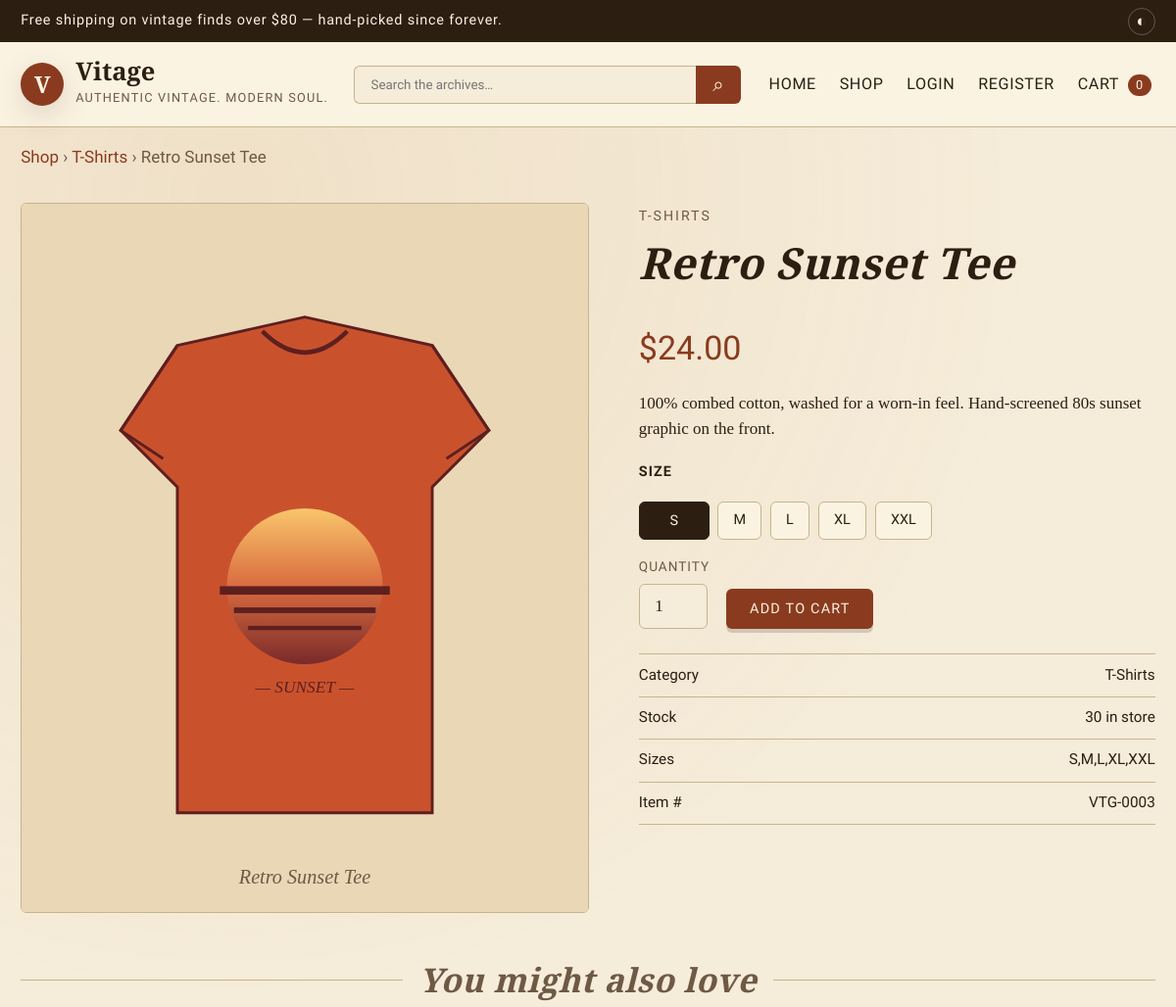
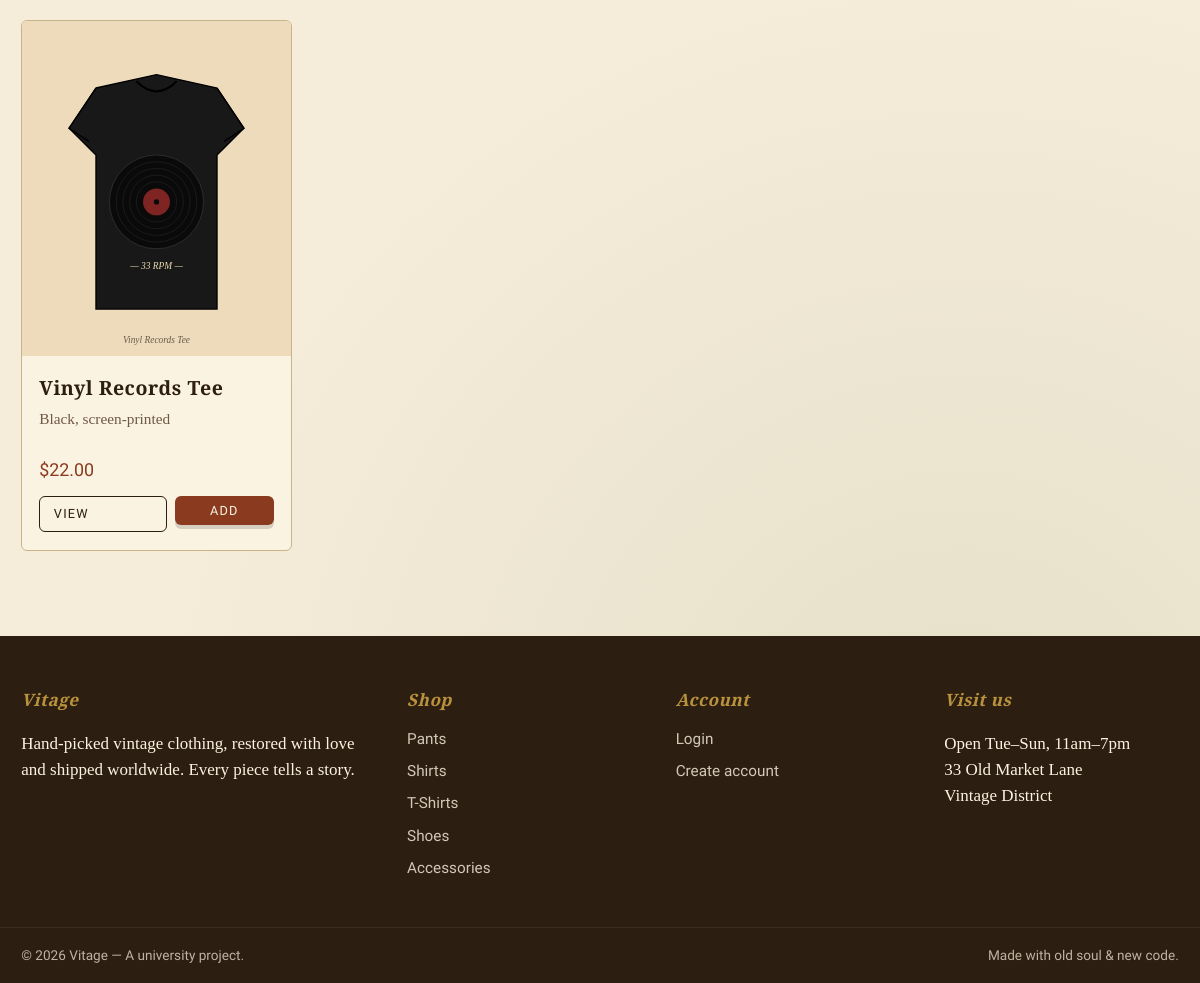
The app's page /product.php?id=3 with its own data (2 pictures, top to bottom).
### tables this page shows
CREATE TABLE products (
    id              INT AUTO_INCREMENT PRIMARY KEY,
    category_id     INT NOT NULL,
    name            VARCHAR(150) NOT NULL,
    short_desc      VARCHAR(255) DEFAULT NULL,
    description     TEXT,
    price           DECIMAL(10,2) NOT NULL,
    stock           INT NOT NULL DEFAULT 0,
    sizes           VARCHAR(120) DEFAULT 'S,M,L',
    image_1         VARCHAR(255) DEFAULT NULL,
    image_2         VARCHAR(255) DEFAULT NULL,
    image_3         VARCHAR(255) DEFAULT NULL,
    is_featured     TINYINT(1) NOT NULL DEFAULT 0,
    views           INT NOT NULL DEFAULT 0,
    created_at      TIMESTAMP NOT NULL DEFAULT CURRENT_TIMESTAMP,
    CONSTRAINT fk_products_category FOREIGN KEY (category_id)
        REFERENCES categories(id) ON DELETE CASCADE
);

CREATE TABLE categories (
    id          INT AUTO_INCREMENT PRIMARY KEY,
    name        VARCHAR(80) NOT NULL UNIQUE,
    slug        VARCHAR(80) NOT NULL UNIQUE,
    description VARCHAR(255) DEFAULT NULL
);

### includes/functions.php (called while the page is built, shortened)
<?php
function base_url(): string {
    static $base = null;
    if ($base !== null) return $base;
    $script = str_replace('\\', '/', dirname($_SERVER['SCRIPT_NAME']));
    $script = preg_replace('#/(admin|api)(/.*)?$#', '', $script);
    $base = rtrim($script, '/');
    return $base;
}
function url(string $path = ''): string {
    return base_url() . '/' . ltrim($path, '/');
}
function e(?string $value): string {
    return htmlspecialchars((string)$value, ENT_QUOTES | ENT_SUBSTITUTE, 'UTF-8');
}
function money(float $n): string {
    return '$' . number_format($n, 2);
}

### product.php (the view, shortened to what this page needs)
<?php
require_once __DIR__ . '/includes/functions.php';
$id = (int)($_GET['id'] ?? 0);
$stmt = $pdo->prepare(
    'SELECT p.*, c.name AS cat_name, c.slug AS cat_slug
       FROM products p
       JOIN categories c ON c.id = p.category_id
      WHERE p.id = ?'
);
$stmt->execute([$id]);
$p = $stmt->fetch();
$pdo->prepare('UPDATE products SET views = views + 1 WHERE id = ?')->execute([$id]);
$related = $pdo->prepare(
    'SELECT p.* FROM products p
      WHERE p.category_id = ? AND p.id <> ?
      ORDER BY RAND() LIMIT 4'
);
$related->execute([$p['category_id'], $id]);
$related = $related->fetchAll();
$sizes = array_filter(array_map('trim', explode(',', $p['sizes'] ?? '')));
$images = array_filter([$p['image_1'], $p['image_2'], $p['image_3']]);
include __DIR__ . '/includes/header.php';
?>
<div class="container">
    <p style="font-family:var(--type);color:var(--muted);margin-top:1rem">
        <a href="<?= url('shop.php') ?>">Shop</a> &rsaquo;
        <a href="<?= url('shop.php?cat=' . e($p['cat_slug'])) ?>"><?= e($p['cat_name']) ?></a> &rsaquo;
        <?= e($p['name']) ?>
    </p>
    <div class="product-detail">
        <div class="gallery">
            <div class="main-img"><img src="<?= url(e($images[0])) ?>" alt="<?= e($p['name']) ?>"></div>
        </div>
        <div class="product-info">
            <small style="font-family:var(--type);letter-spacing:2px;color:var(--muted);text-transform:uppercase">
                <?= e($p['cat_name']) ?>
            </small>
            <h1><?= e($p['name']) ?></h1>
            <p class="price-big"><?= money((float)$p['price']) ?></p>
            <p><?= nl2br(e($p['description'] ?? $p['short_desc'])) ?></p>
            <form class="ajax-add-cart" method="post" action="<?= url('api/add_to_cart.php') ?>">
                <?php if ($sizes): ?>
                    <strong style="font-family:var(--type);font-size:.85rem;letter-spacing:1px;text-transform:uppercase">Size</strong>
                    <div class="size-picker">
                        <?php foreach ($sizes as $i => $sz): ?>
                            <label>
                                <span><?= e($sz) ?></span>
                            </label>
                        <?php endforeach; ?>
                    </div>
                <?php endif; ?>
                <div style="display:flex;gap:1rem;align-items:flex-end;margin:1rem 0">
                    <div class="field" style="margin:0">
                        <label>Quantity</label>
                        <input class="qty-input" type="number" name="quantity" value="1" min="1" max="<?= max(1,(int)$p['stock']) ?>">
                    </div>
                    <?php if ((int)$p['stock'] > 0): ?>
                        <button class="btn" type="submit">Add to cart</button>
                    <?php else: ?>
                        <button class="btn" disabled style="opacity:.6">Sold out</button>
                    <?php endif; ?>
                </div>
            </form>
            <ul class="meta-list">
                <li><span>Category</span><span><?= e($p['cat_name']) ?></span></li>
                <li><span>Stock</span><span><?= (int)$p['stock'] > 0 ? (int)$p['stock'] . ' in store' : 'Sold out' ?></span></li>
                <li><span>Sizes</span><span><?= e($p['sizes'] ?: 'One size') ?></span></li>
                <li><span>Item #</span><span>VTG-<?= str_pad((string)$p['id'], 4, '0', STR_PAD_LEFT) ?></span></li>
            </ul>
        </div>
    </div>
    <?php if ($related): ?>
        <div class="section-title"><h2>You might also love</h2></div>
        <div class="products">
            <?php foreach ($related as $rp): $p = $rp; include __DIR__ . '/includes/_product_card.php'; endforeach; ?>
        </div>
    <?php endif; ?>
</div>
<?php include __DIR__ . '/includes/footer.php'; ?>

### includes/_product_card.php (shortened to what this page needs)
<article class="product-card fade-up">
    <a href="<?= url('product.php?id=' . (int)$p['id']) ?>" class="img-wrap">
        <img src="<?= url(e($p['image_1'] ?: 'assets/images/p1.svg')) ?>"
             alt="<?= e($p['name']) ?>" loading="lazy">
    </a>
    <div class="body">
        <h3><a href="<?= url('product.php?id=' . (int)$p['id']) ?>" style="color:var(--ink)"><?= e($p['name']) ?></a></h3>
        <p class="short"><?= e($p['short_desc'] ?? '') ?></p>
        <div style="display:flex;justify-content:space-between;align-items:center;margin-top:auto">
            <span class="price"><?= money((float)$p['price']) ?></span>
        </div>
        <div class="actions">
            <a class="btn btn-outline btn-sm" href="<?= url('product.php?id=' . (int)$p['id']) ?>">View</a>
            <?php if ((int)$p['stock'] > 0): ?>
                <form class="ajax-add-cart" method="post" action="<?= url('api/add_to_cart.php') ?>">
                    <button class="btn btn-sm" type="submit">Add</button>
                </form>
            <?php endif; ?>
        </div>
    </div>
</article>

### records on screen
products: category.name "T-Shirts", name "Retro Sunset Tee", category.name "T-SHIRTS", price "$24.00", description "100% combed cotton, washed for a worn-in feel. Hand-screened 80s sunset graphic on the front.", sizes "S", sizes "M", sizes "L", sizes "XL", sizes "XXL", stock "30", sizes "S,M,L,XL,XXL", id "0003"
products: image_1 (picture), name "Vinyl Records Tee", short_desc "Black, screen-printed", price "$22.00"

### other values on screen
SITE_NAME "Vitage"
SITE_TAGLINE "AUTHENTIC VINTAGE. MODERN SOUL."
$cartCount "0"
